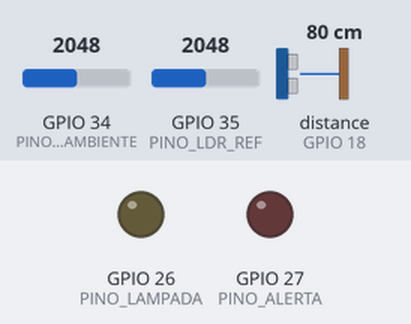
This sketch was run on a simulated ESP32. Parts: output pins drawn as LEDs (lit = HIGH). Wiring (from diagram.json): ultrasonic range finder: trigger GPIO 5; echo GPIO 18. The inputs (shaded band) are chosen by the test bench; at power-on: GPIO 34 (PINO_LDR_AMBIENTE) = 2048, GPIO 35 (PINO_LDR_REF) = 2048, distance to the obstacle (sensor on GPIO 18) 80 cm. The echo pulse lasts 58.3 µs per cm; WiFi joins after 1.5 s; servers stay silent unless stated; random numbers use the default seed unless the sketch sets one; no MQTT or app messages arrive unless stated; pins used as bus, display or sensor lines are not drawn; what the sketch prints to the serial monitor is not drawn.

Above: at 2.7 s.
2.8 s: GPIO 34 (PINO_LDR_AMBIENTE) set to 3164
4.7 s: GPIO 34 (PINO_LDR_AMBIENTE) set to 3269
At 6.1 s:
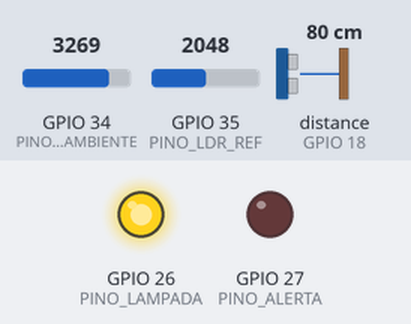
7.0 s: GPIO 35 (PINO_LDR_REF) set to 3167
10.7 s: GPIO 35 (PINO_LDR_REF) set to 3230
At 14.0 s:
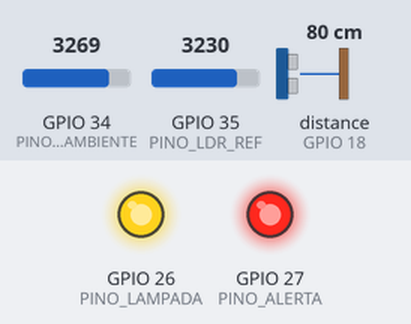
14.7 s: GPIO 34 (PINO_LDR_AMBIENTE) set to 491
At 16.2 s:
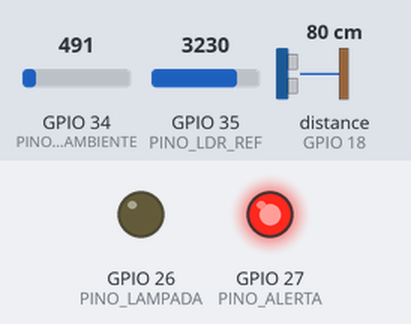
Timing chart, 0 to 17.7 s (numbered marks = the images above; inputs shaded):
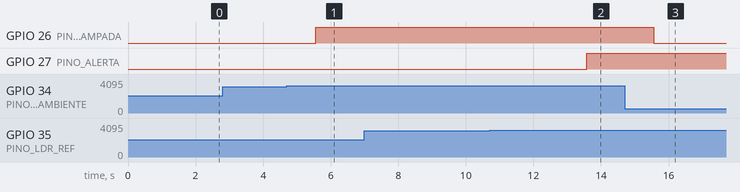

Measured:
- the behaviour switches between 3200 and 3201 on GPIO 34 (PINO_LDR_AMBIENTE) (found by bisection; images 0 and 1)
- the behaviour switches between 3200 and 3201 on GPIO 35 (PINO_LDR_REF) (found by bisection; images 1 and 2)
- after the input at 2.8 s, every drawn part: stays the same
- after the input at 4.7 s, GPIO 26 (PINO_LAMPADA): LOW → HIGH after 0.86 s
- after the input at 7.0 s, every drawn part: stays the same
- after the input at 10.7 s, GPIO 27 (PINO_ALERTA): LOW → HIGH after 2.9 s
- after the input at 14.7 s, GPIO 26 (PINO_LAMPADA): HIGH → LOW after 0.86 s

The sketch:

sketch.ino
```cpp
/*
  Hakari — nó de poste (ESP32)

  Controla a lâmpada do poste e vigia a própria saúde. Quando a lâmpada deveria estar acesa e o
  sensor de referência não vê luz, o nó publica um alerta e a ocorrência nasce sozinha, sem
  depender de alguém reclamar.

  Sensores e atuadores
    LDR ambiente (D34)      dia ou noite
    LDR de referência (D35) aponta para a própria lâmpada: confirma que ela acendeu
    HC-SR04 (D5 / D18)      presença de pedestre
    LED amarelo (D26)       a lâmpada do poste (PWM)
    LED vermelho (D27)      alerta ativo no nó

  Regras (docs/testing/features.md, F1 e F2)
    Dia: 0% · Noite: 30% · Noite com presença (< 100 cm): 100% por 10 s
    Lâmpada sem resposta: brilho > 0 e referência escura por 3 leituras -> alerta "Alta"
    Sinal fraco: RSSI < -80 dBm por 5 leituras -> alerta "Aviso"
    Nó isolado: o broker publica "offline" (last will) quando o nó some; a API confirma após 3 min

  MQTT (broker público, só para a demonstração)
    hakari/postes/<id>/telemetria   heartbeat a cada 30 s
    hakari/postes/<id>/alerta       abertura e normalização de alertas
    hakari/postes/<id>/status       "online" / "offline" (retido, last will)
*/
#include <WiFi.h>
#include <PubSubClient.h>

// ---------- Identificação e rede ----------
const char* NO_ID        = "HKR-001";
const char* WIFI_SSID    = "Wokwi-GUEST";   // rede aberta do simulador
const char* WIFI_SENHA   = "";
const char* MQTT_BROKER  = "broker.hivemq.com";
const int   MQTT_PORTA   = 1883;

// ---------- Pinos ----------
const int PINO_LDR_AMBIENTE = 34;
const int PINO_LDR_REF      = 35;
const int PINO_TRIG         = 5;
const int PINO_ECHO         = 18;
const int PINO_LAMPADA      = 26;
const int PINO_ALERTA       = 27;

// ---------- Parâmetros (features.md) ----------
const int LIMIAR_ESCURO          = 3200;    // ADC 12 bits: acima disso está escuro
const int PRESENCA_MAX_CM        = 100;
const int BRILHO_STANDBY         = 30;      // %
const int BRILHO_PRESENCA        = 100;     // %
const unsigned long PERMANENCIA_MS = 10000;
const unsigned long HEARTBEAT_MS   = 30000;
const unsigned long LEITURA_MS     = 1000;  // ciclo de leitura dos triggers
const int LEITURAS_LAMPADA       = 3;
const int RSSI_FRACO_DBM         = -80;
const int LEITURAS_RSSI          = 5;

WiFiClient wifi;
PubSubClient mqtt(wifi);

char topicoTelemetria[48], topicoAlerta[48], topicoStatus[48];

int brilhoAtual = 0;
unsigned long ultimaPresenca = 0, ultimoHeartbeat = 0, ultimaLeitura = 0;
int leiturasLampadaApagada = 0, leiturasSinalFraco = 0, leiturasSinalBom = 0;
bool alertaLampada = false, alertaSinal = false;

// ---------- Sensores ----------
long medirDistanciaCm() {
  digitalWrite(PINO_TRIG, LOW);  delayMicroseconds(2);
  digitalWrite(PINO_TRIG, HIGH); delayMicroseconds(10);
  digitalWrite(PINO_TRIG, LOW);
  long us = pulseIn(PINO_ECHO, HIGH, 30000);  // timeout ~5 m
  return us == 0 ? -1 : us / 58;
}

bool estaEscuro(int leitura) { return leitura > LIMIAR_ESCURO; }

void aplicarBrilho(int porcento) {
  brilhoAtual = porcento;
  ledcWrite(PINO_LAMPADA, map(porcento, 0, 100, 0, 255));
}

// ---------- MQTT ----------
void publicar(const char* topico, const char* json, bool retido = false) {
  bool ok = mqtt.connected() && mqtt.publish(topico, json, retido);
  Serial.printf("%s %s %s\n", ok ? "[MQTT]" : "[MQTT falhou]", topico, json);
}

void publicarAlerta(const char* trigger, const char* severidade, bool ativo, const char* detalhe) {
  char json[256];
  snprintf(json, sizeof(json),
    "{\"no\":\"%s\",\"trigger\":\"%s\",\"severidade\":\"%s\",\"estado\":\"%s\",\"abre_ocorrencia\":%s,\"detalhe\":\"%s\"}",
    NO_ID, trigger, severidade, ativo ? "Ativo" : "Normalizado",
    (ativo && strcmp(severidade, "Aviso") != 0) ? "true" : "false", detalhe);
  publicar(topicoAlerta, json);
}

void publicarHeartbeat(int ldr, int ldrRef, long distancia) {
  char json[256];
  snprintf(json, sizeof(json),
    "{\"no\":\"%s\",\"ldr\":%d,\"escuro\":%s,\"ldr_ref\":%d,\"distancia_cm\":%ld,\"presenca\":%s,"
    "\"brilho\":%d,\"rssi\":%d,\"uptime_s\":%lu}",
    NO_ID, ldr, estaEscuro(ldr) ? "true" : "false", ldrRef, distancia,
    (distancia > 0 && distancia < PRESENCA_MAX_CM) ? "true" : "false",
    brilhoAtual, WiFi.RSSI(), millis() / 1000);
  publicar(topicoTelemetria, json);
}

void conectarWifi() {
  Serial.printf("Conectando ao Wi-Fi %s", WIFI_SSID);
  WiFi.begin(WIFI_SSID, WIFI_SENHA, 6);
  while (WiFi.status() != WL_CONNECTED) { delay(250); Serial.print("."); }
  Serial.printf(" ok, IP %s\n", WiFi.localIP().toString().c_str());
}

void conectarMqtt() {
  while (!mqtt.connected()) {
    char clientId[32];
    snprintf(clientId, sizeof(clientId), "hakari-%s-%04X", NO_ID, (unsigned)random(0xFFFF));
    Serial.print("Conectando ao broker MQTT... ");
    // Last will: se o nó sumir, o próprio broker avisa que ele está offline.
    if (mqtt.connect(clientId, topicoStatus, 1, true, "offline")) {
      Serial.println("ok");
      publicar(topicoStatus, "online", true);
    } else {
      Serial.printf("falhou (rc=%d), nova tentativa em 2 s\n", mqtt.state());
      delay(2000);
    }
  }
}

// ---------- Triggers de saúde (F2) ----------
void avaliarSaude(int ldrRef) {
  // Lâmpada sem resposta: comandada acesa, mas a referência continua no escuro.
  bool apagadaAgora = brilhoAtual > 0 && estaEscuro(ldrRef);
  leiturasLampadaApagada = apagadaAgora ? leiturasLampadaApagada + 1 : 0;
  if (!alertaLampada && leiturasLampadaApagada >= LEITURAS_LAMPADA) {
    alertaLampada = true;
    publicarAlerta("lampada_sem_resposta", "Alta", true, "brilho comandado sem luz na referencia");
  } else if (alertaLampada && !apagadaAgora && brilhoAtual > 0) {
    alertaLampada = false;
    publicarAlerta("lampada_sem_resposta", "Alta", false, "referencia voltou a ver luz");
  }

  // Sinal fraco: só aviso, não abre ocorrência. Abre e normaliza só após 5 leituras seguidas,
  // para o RSSI oscilando em torno do limiar não gerar alertas em sequência.
  bool fracoAgora = WiFi.RSSI() < RSSI_FRACO_DBM;
  leiturasSinalFraco = fracoAgora ? leiturasSinalFraco + 1 : 0;
  leiturasSinalBom = fracoAgora ? 0 : leiturasSinalBom + 1;
  if (!alertaSinal && leiturasSinalFraco >= LEITURAS_RSSI) {
    alertaSinal = true;
    publicarAlerta("sinal_fraco", "Aviso", true, "RSSI abaixo de -80 dBm");
  } else if (alertaSinal && leiturasSinalBom >= LEITURAS_RSSI) {
    alertaSinal = false;
    publicarAlerta("sinal_fraco", "Aviso", false, "RSSI normalizado");
  }

  digitalWrite(PINO_ALERTA, alertaLampada ? HIGH : LOW);
}

void setup() {
  Serial.begin(115200);
  pinMode(PINO_TRIG, OUTPUT);
  pinMode(PINO_ECHO, INPUT);
  pinMode(PINO_ALERTA, OUTPUT);
  ledcAttach(PINO_LAMPADA, 5000, 8);
  aplicarBrilho(0);

  snprintf(topicoTelemetria, sizeof(topicoTelemetria), "hakari/postes/%s/telemetria", NO_ID);
  snprintf(topicoAlerta, sizeof(topicoAlerta), "hakari/postes/%s/alerta", NO_ID);
  snprintf(topicoStatus, sizeof(topicoStatus), "hakari/postes/%s/status", NO_ID);

  Serial.printf("\nHakari - no %s\n", NO_ID);
  conectarWifi();
  mqtt.setServer(MQTT_BROKER, MQTT_PORTA);
  mqtt.setKeepAlive(60);  // folga para o simulador, que às vezes roda abaixo do tempo real
  conectarMqtt();
  ultimoHeartbeat = millis() - HEARTBEAT_MS;  // primeiro heartbeat sai já
}

void loop() {
  if (!mqtt.connected()) conectarMqtt();
  mqtt.loop();

  unsigned long agora = millis();
  if (agora - ultimaLeitura < LEITURA_MS) return;
  ultimaLeitura = agora;

  int ldr = analogRead(PINO_LDR_AMBIENTE);
  int ldrRef = analogRead(PINO_LDR_REF);
  long distancia = medirDistanciaCm();
  bool presenca = distancia > 0 && distancia < PRESENCA_MAX_CM;

  // Controle adaptativo (F1)
  int brilhoAnterior = brilhoAtual;
  if (presenca) ultimaPresenca = agora;
  if (!estaEscuro(ldr)) {
    aplicarBrilho(0);
  } else if (ultimaPresenca && agora - ultimaPresenca < PERMANENCIA_MS) {
    aplicarBrilho(BRILHO_PRESENCA);
  } else {
    aplicarBrilho(BRILHO_STANDBY);
  }

  Serial.printf("LDR %4d (%s) | ref %4d | dist %4ld cm | brilho %3d%% | RSSI %d\n",
                ldr, estaEscuro(ldr) ? "noite" : "dia", ldrRef, distancia, brilhoAtual, WiFi.RSSI());

  if (brilhoAtual != brilhoAnterior) {
    Serial.printf(">> Brilho %d%% -> %d%%\n", brilhoAnterior, brilhoAtual);
  }

  avaliarSaude(ldrRef);

  if (agora - ultimoHeartbeat >= HEARTBEAT_MS) {
    ultimoHeartbeat = agora;
    publicarHeartbeat(ldr, ldrRef, distancia);
  }
}
```
